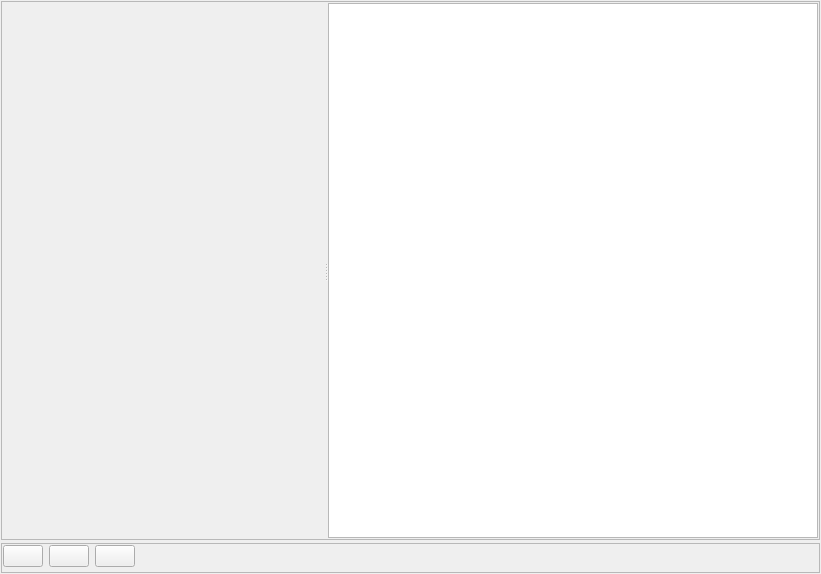
<?xml version="1.0" encoding="UTF-8"?>
<ui version="4.0">
 <class>SKGVisualWidget</class>
 <widget class="QWidget" name="SKGVisualWidget">
  <property name="geometry">
   <rect>
    <x>0</x>
    <y>0</y>
    <width>821</width>
    <height>574</height>
   </rect>
  </property>
  <property name="windowTitle">
   <string>Form</string>
  </property>
  <layout class="QVBoxLayout" name="verticalLayout">
   <property name="spacing">
    <number>3</number>
   </property>
   <property name="leftMargin">
    <number>1</number>
   </property>
   <property name="topMargin">
    <number>1</number>
   </property>
   <property name="rightMargin">
    <number>1</number>
   </property>
   <property name="bottomMargin">
    <number>1</number>
   </property>
   <item>
    <widget class="QFrame" name="frClient">
     <property name="frameShape">
      <enum>QFrame::StyledPanel</enum>
     </property>
     <property name="frameShadow">
      <enum>QFrame::Raised</enum>
     </property>
     <layout class="QHBoxLayout" name="horizontalLayout_2">
      <property name="spacing">
       <number>5</number>
      </property>
      <property name="leftMargin">
       <number>1</number>
      </property>
      <property name="topMargin">
       <number>1</number>
      </property>
      <property name="rightMargin">
       <number>1</number>
      </property>
      <property name="bottomMargin">
       <number>1</number>
      </property>
      <item>
       <widget class="QSplitter" name="splitter">
        <property name="orientation">
         <enum>Qt::Horizontal</enum>
        </property>
        <widget class="QFrame" name="frSKG">
         <layout class="QVBoxLayout" name="verticalLayout_2">
          <item>
           <widget class="AreaSKG" name="wgtSKG" native="true">
            <property name="minimumSize">
             <size>
              <width>150</width>
              <height>150</height>
             </size>
            </property>
           </widget>
          </item>
          <item>
           <spacer name="verticalSpacer_2">
            <property name="orientation">
             <enum>Qt::Vertical</enum>
            </property>
            <property name="sizeHint" stdset="0">
             <size>
              <width>20</width>
              <height>168</height>
             </size>
            </property>
           </spacer>
          </item>
         </layout>
        </widget>
        <widget class="QTreeView" name="tvFactors"/>
       </widget>
      </item>
     </layout>
    </widget>
   </item>
   <item>
    <widget class="QFrame" name="frTools">
     <property name="sizePolicy">
      <sizepolicy hsizetype="Preferred" vsizetype="Fixed">
       <horstretch>0</horstretch>
       <verstretch>0</verstretch>
      </sizepolicy>
     </property>
     <property name="frameShape">
      <enum>QFrame::StyledPanel</enum>
     </property>
     <property name="frameShadow">
      <enum>QFrame::Raised</enum>
     </property>
     <layout class="QHBoxLayout" name="horizontalLayout">
      <property name="leftMargin">
       <number>1</number>
      </property>
      <property name="topMargin">
       <number>1</number>
      </property>
      <property name="rightMargin">
       <number>1</number>
      </property>
      <property name="bottomMargin">
       <number>5</number>
      </property>
      <item>
       <widget class="QPushButton" name="btnPlus">
        <property name="text">
         <string/>
        </property>
        <property name="icon">
         <iconset resource="../../../../kernel.qrc">
          <normaloff>:/images/Plus.png</normaloff>:/images/Plus.png</iconset>
        </property>
        <property name="iconSize">
         <size>
          <width>22</width>
          <height>22</height>
         </size>
        </property>
       </widget>
      </item>
      <item>
       <widget class="QPushButton" name="btnMinus">
        <property name="text">
         <string/>
        </property>
        <property name="icon">
         <iconset resource="../../../../kernel.qrc">
          <normaloff>:/images/Minus.png</normaloff>:/images/Minus.png</iconset>
        </property>
        <property name="iconSize">
         <size>
          <width>22</width>
          <height>22</height>
         </size>
        </property>
       </widget>
      </item>
      <item>
       <widget class="QPushButton" name="btnZeroing">
        <property name="text">
         <string/>
        </property>
        <property name="icon">
         <iconset resource="../../../../kernel.qrc">
          <normaloff>:/images/Zeroing.png</normaloff>:/images/Zeroing.png</iconset>
        </property>
        <property name="iconSize">
         <size>
          <width>22</width>
          <height>22</height>
         </size>
        </property>
        <property name="checkable">
         <bool>true</bool>
        </property>
       </widget>
      </item>
      <item>
       <spacer name="horizontalSpacer">
        <property name="orientation">
         <enum>Qt::Horizontal</enum>
        </property>
        <property name="sizeHint" stdset="0">
         <size>
          <width>40</width>
          <height>20</height>
         </size>
        </property>
       </spacer>
      </item>
     </layout>
    </widget>
   </item>
  </layout>
 </widget>
 <customwidgets>
  <customwidget>
   <class>AreaSKG</class>
   <extends>QWidget</extends>
   <header location="global">areaskg.h</header>
   <container>1</container>
  </customwidget>
 </customwidgets>
 <resources>
  <include location="../../../../kernel.qrc"/>
 </resources>
 <connections>
  <connection>
   <sender>splitter</sender>
   <signal>splitterMoved(int,int)</signal>
   <receiver>SKGVisualWidget</receiver>
   <slot>splitterMoved(int,int)</slot>
   <hints>
    <hint type="sourcelabel">
     <x>489</x>
     <y>24</y>
    </hint>
    <hint type="destinationlabel">
     <x>820</x>
     <y>33</y>
    </hint>
   </hints>
  </connection>
  <connection>
   <sender>btnPlus</sender>
   <signal>clicked()</signal>
   <receiver>SKGVisualWidget</receiver>
   <slot>on_btnPlusClicked()</slot>
   <hints>
    <hint type="sourcelabel">
     <x>13</x>
     <y>558</y>
    </hint>
    <hint type="destinationlabel">
     <x>820</x>
     <y>158</y>
    </hint>
   </hints>
  </connection>
  <connection>
   <sender>btnMinus</sender>
   <signal>clicked()</signal>
   <receiver>SKGVisualWidget</receiver>
   <slot>on_btnMinusClicked()</slot>
   <hints>
    <hint type="sourcelabel">
     <x>59</x>
     <y>551</y>
    </hint>
    <hint type="destinationlabel">
     <x>822</x>
     <y>188</y>
    </hint>
   </hints>
  </connection>
  <connection>
   <sender>btnZeroing</sender>
   <signal>clicked(bool)</signal>
   <receiver>SKGVisualWidget</receiver>
   <slot>on_btnZeroingClicked(bool)</slot>
   <hints>
    <hint type="sourcelabel">
     <x>101</x>
     <y>553</y>
    </hint>
    <hint type="destinationlabel">
     <x>822</x>
     <y>247</y>
    </hint>
   </hints>
  </connection>
 </connections>
 <slots>
  <slot>splitterMoved(int,int)</slot>
  <slot>on_btnPlusClicked()</slot>
  <slot>on_btnMinusClicked()</slot>
  <slot>on_btnZeroingClicked(bool)</slot>
 </slots>
</ui>
